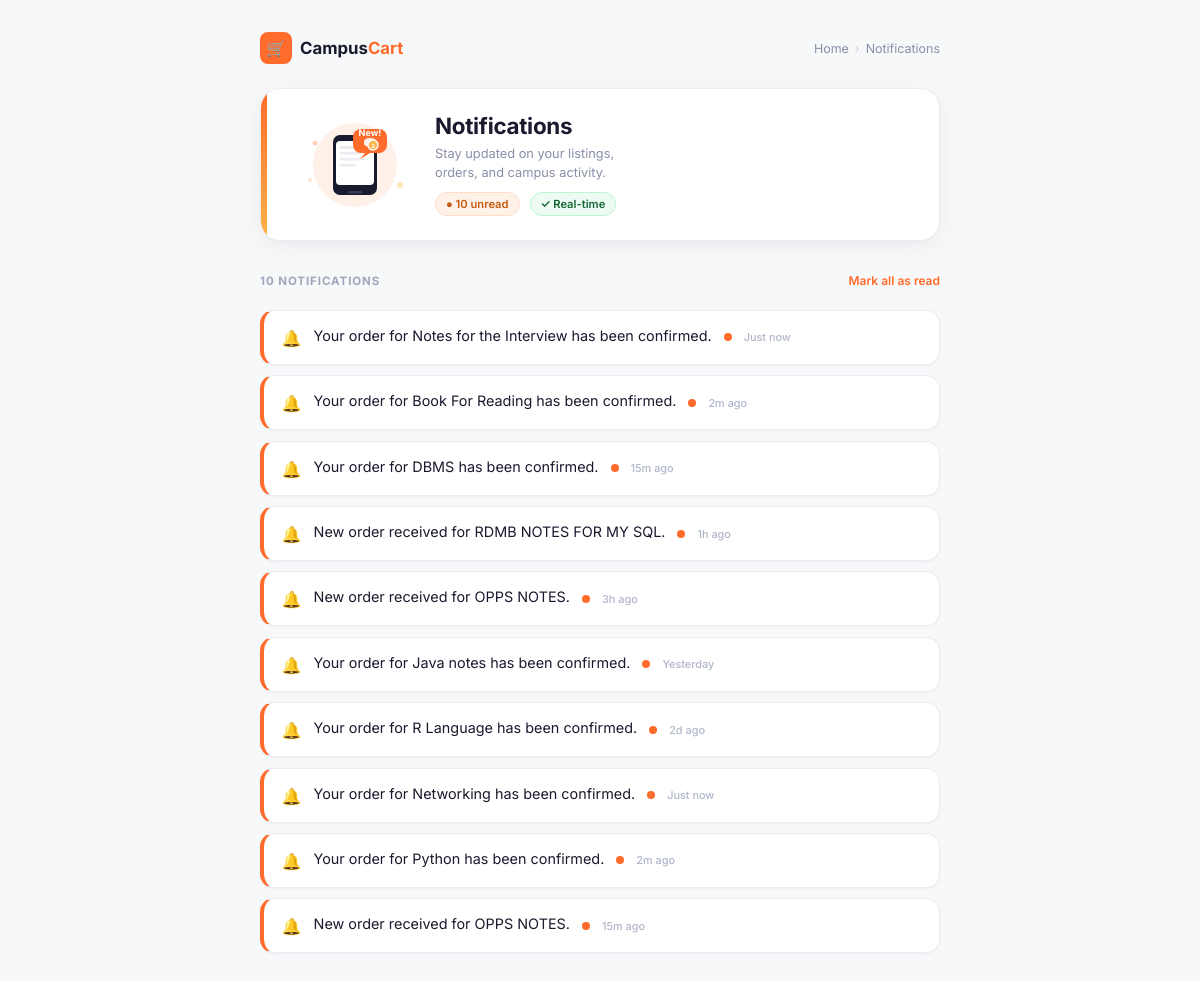
The page /notifications/ (signed in) on the database its author committed.
### marketplace/models.py (models this page shows, shortened)
class Notification(models.Model):
    user = models.ForeignKey(
        User,
        on_delete=models.CASCADE
    )
    message = models.CharField(
        max_length=255
    )
    is_read = models.BooleanField(
        default=False
    )
    created_at = models.DateTimeField(
        auto_now_add=True
    )

### marketplace/views.py (the view)
@login_required
def notifications(request):
    notifications = Notification.objects.filter(
        user=request.user
    ).order_by('-created_at')
    return render(
        request,
        'notifications.html',
        {
            'notifications': notifications
        }
    )

### templates/notifications.html (shortened to what this page needs)
<!DOCTYPE html>
<html lang="en">
<head>
</head>
<body>
    <div class="top-bar">
        <a href="/home/" class="brand">
            <div class="brand-icon">🛒</div>
            <span class="brand-name">Campus<span>Cart</span></span>
        </a>
        <div class="breadcrumb">
            <a href="/home/">Home</a>
            <span class="breadcrumb-sep">›</span>
            <span>Notifications</span>
        </div>
    </div>
    <div class="hero">
        <div class="hero-accent"></div>
        <div class="hero-body">
            <svg class="hero-illustration" viewBox="0 0 120 100" fill="none" xmlns="http://www.w3.org/2000/svg" aria-hidden="true">
                <text x="75" y="21" font-size="9" fill="white" font-family="Inter,sans-serif" font-weight="700" text-anchor="middle">New!</text>
                <text x="78" y="33" font-size="6" fill="white" font-family="Inter,sans-serif" font-weight="700" text-anchor="middle">3</text>
            </svg>
            <div class="hero-text">
                <h1>Notifications</h1>
                <p>Stay updated on your listings,<br>orders, and campus activity.</p>
                <div class="hero-meta">
                    <span class="meta-pill pill-orange" id="unreadCount">● Loading…</span>
                    <span class="meta-pill pill-green">✓ Real-time</span>
                </div>
            </div>
        </div>
    </div>
    <div class="filter-row">
        <span class="filter-label" id="totalLabel">All updates</span>
        <button class="mark-read-btn" id="markAllBtn">Mark all as read</button>
    </div>
    <div class="notif-list" id="notifList">
        {% for notification in notifications %}
        <p>{{ notification.message }}</p>
        {% empty %}
        <div class="empty-state">
            <div class="empty-icon">🔕</div>
            <h2>You're all caught up!</h2>
            <span>No notifications yet. We'll let you know when something happens.</span>
        </div>
        {% endfor %}
    </div>
</body>
</html>

### templates/notifications.html (style rules this page uses)
*, *::before, *::after { margin: 0; padding: 0; box-sizing: border-box; font-family: 'Inter', 'Segoe UI', sans-serif; }
body { background: #F7F8FA; min-height: 100vh; padding: 2rem 1rem 4rem; }
.top-bar { max-width: 680px; margin: 0 auto 1.5rem; display: flex; align-items: center; justify-content: space-between; animation: fadeDown 0.4s ease forwards; }
.brand { display: flex; align-items: center; gap: 8px; text-decoration: none; }
.brand-icon { width: 32px; height: 32px; background: #FF6B2B; border-radius: 8px; display: flex; align-items: center; justify-content: center; font-size: 16px; }
.brand-name { font-size: 1.05rem; font-weight: 700; color: #1A1A2E; }
.brand-name span { color: #FF6B2B; }
.breadcrumb { font-size: 0.78rem; color: #8A8FA8; display: flex; align-items: center; gap: 6px; }
.breadcrumb a { color: #8A8FA8; text-decoration: none; transition: color 0.2s; }
.breadcrumb-sep { color: #D0D3DC; }
.hero { max-width: 680px; margin: 0 auto 1.75rem; background: #fff; border-radius: 20px; border: 1px solid #EAECF0; box-shadow: 0 1px 3px rgba(0,0,0,0.04), 0 6px 24px rgba(0,0,0,0.05); overflow: hidden; display: flex; align-items: stretch; animation: slideUp 0.5s cubic-bezier(0.22,1,0.36,1) 0.1s both; }
.hero-accent { width: 6px; background: linear-gradient(180deg, #FF6B2B, #FFB347); flex-shrink: 0; }
.hero-body { flex: 1; padding: 1.5rem 1.75rem; display: flex; align-items: center; gap: 1.25rem; }
.hero-illustration { flex-shrink: 0; width: 120px; height: 100px; }
.hero-text h1 { font-size: 1.4rem; font-weight: 700; color: #1A1A2E; letter-spacing: -0.3px; line-height: 1.2; margin-bottom: 4px; }
.hero-text p { font-size: 0.8rem; color: #8A8FA8; font-weight: 400; line-height: 1.5; background: none !important; padding: 0 !important; border-left: none !important; border-radius: 0 !important; margin-bottom: 0 !important; box-shadow: none !important; transform: none !important; }
.hero-text p::before { content: none !important; }
.hero-meta { display: flex; align-items: center; gap: 10px; margin-top: 10px; flex-wrap: wrap; }
.meta-pill { display: inline-flex; align-items: center; gap: 5px; font-size: 0.7rem; font-weight: 600; border-radius: 100px; padding: 4px 10px; }
.pill-orange { background: #FFF0E8; color: #C45A10; border: 1px solid #FFDCC8; }
.pill-green { background: #EDFBF3; color: #166534; border: 1px solid #BBF7D0; }
.filter-row { max-width: 680px; margin: 0 auto 1.1rem; display: flex; align-items: center; justify-content: space-between; gap: 0.75rem; animation: fadeDown 0.4s ease 0.2s both; }
.filter-label { font-size: 0.72rem; font-weight: 700; text-transform: uppercase; letter-spacing: 0.08em; color: #A0A5BA; }
.mark-read-btn { font-size: 0.75rem; font-weight: 600; color: #FF6B2B; background: none; border: none; cursor: pointer; padding: 4px 0; transition: opacity 0.2s; }
.notif-list { max-width: 680px; margin: 0 auto; }
.notif-list > p { background: #fff; border: 1px solid #EAECF0; border-left: 4px solid #FF6B2B; border-radius: 14px; padding: 1rem 1.25rem 1rem 1.1rem; margin-bottom: 0.65rem; font-size: 0.9rem; color: #1A1A2E; box-shadow: 0 1px 3px rgba(0,0,0,0.04); display: flex; align-items: flex-start; gap: 12px; position: relative; cursor: default; transition: transform 0.22s ease, box-shadow 0.22s ease, border-color 0.22s ease; opacity: 0; transform: translateY(20px); }
.notif-list > p::before { content: "🔔"; font-size: 16px; flex-shrink: 0; margin-top: 1px; }

### rows shown on the page
Notification: message "Your order for Notes for the Interview has been confirmed."
Notification: message "Your order for Book For Reading has been confirmed."
Notification: message "Your order for DBMS has been confirmed."
Notification: message "New order received for RDMB NOTES FOR MY SQL."
Notification: message "New order received for OPPS NOTES."
Notification: message "Your order for Java notes has been confirmed."
Notification: message "Your order for R Language has been confirmed."
Notification: message "Your order for Networking has been confirmed."
Notification: message "Your order for Python has been confirmed."
Notification: message "New order received for OPPS NOTES."
